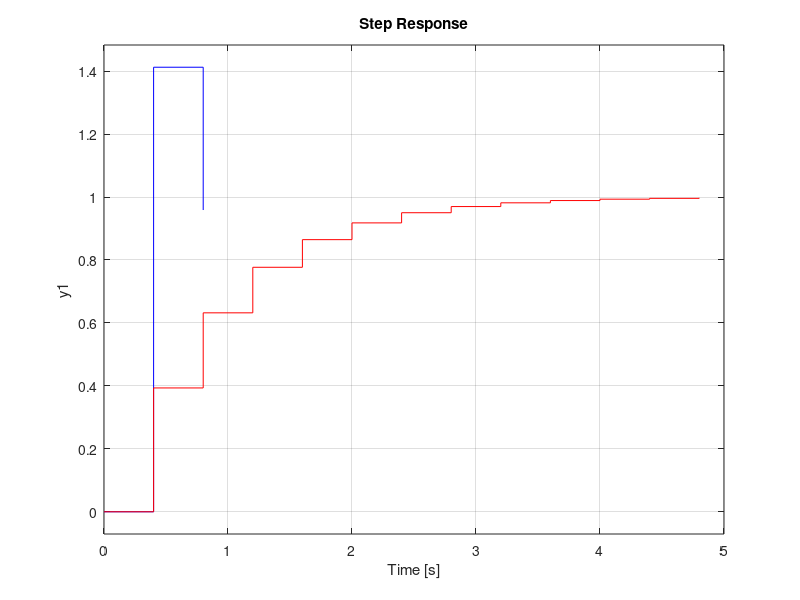

MATLAB code to generate this figure:
clear all, close all
H1=tf((10*pi/sqrt(24))^2, [1 4*pi/sqrt(24), (10*pi/sqrt(24))^2]);
H2=tf(1,[0.8,1])
Te=0.4;        %Te=sqrt(24)/(20*pi);
sys1=c2d(H1, Te, 'zoh')
sys2=c2d(H2, Te, 'zoh')
step(sys1, 'b'), hold on, step(sys2, 'r') 
